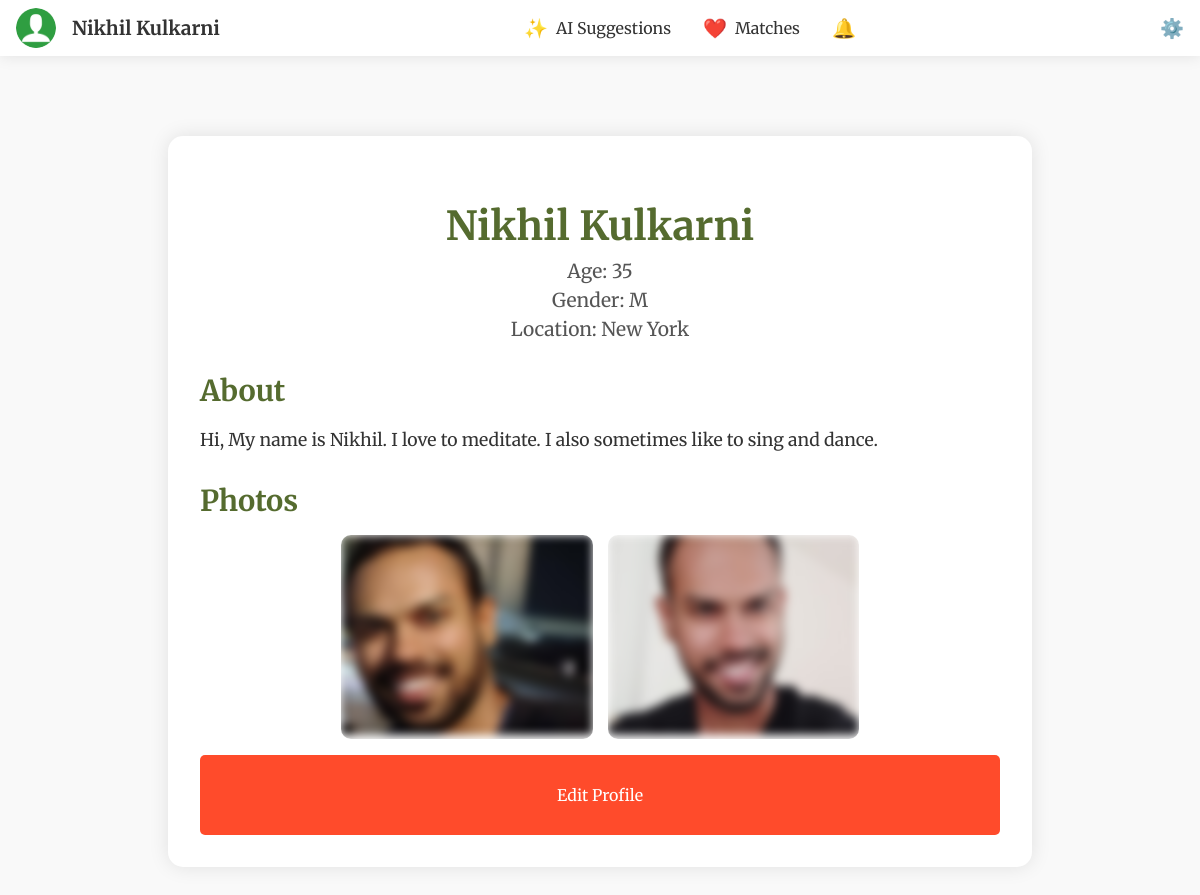
The app's page /view_profile/2 (signed in), older data.
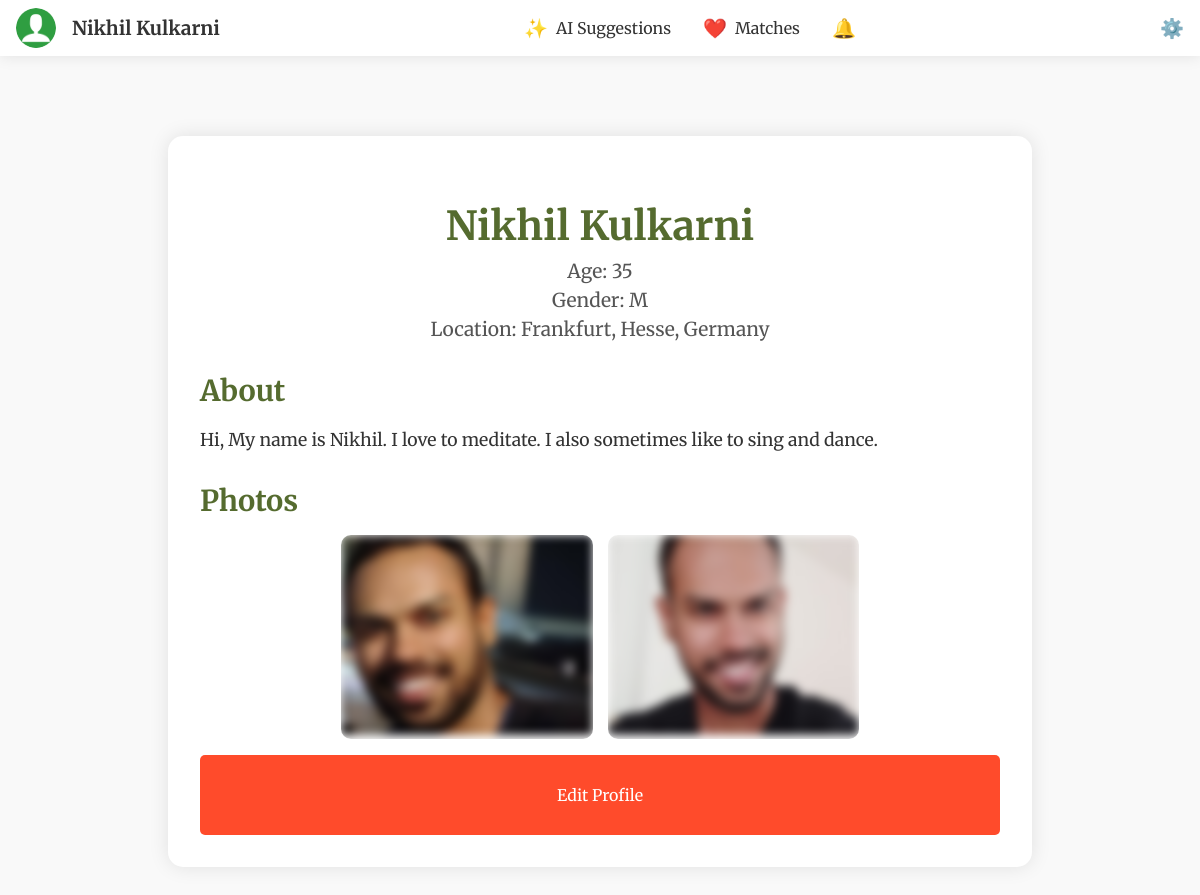
The same page, newer data.
### tables this page shows
CREATE TABLE "users" (
	"id"	INTEGER,
	"username"	TEXT NOT NULL UNIQUE,
	"password"	TEXT NOT NULL,
	"about"	TEXT,
	"name"	TEXT,
	"age"	INTEGER,
	"gender"	TEXT,
	"looking_for"	TEXT,
	"location"	TEXT,
	"latitude"	REAL,
	"longitude"	REAL,
	"email"	TEXT,
	"tel"	TEXT,
	"instagram"	TEXT,
	"telegram"	TEXT,
	PRIMARY KEY("id" AUTOINCREMENT)
);

CREATE TABLE "photos" (
	"id"	INTEGER,
	"user_id"	INTEGER,
	"filename"	TEXT,
	PRIMARY KEY("id" AUTOINCREMENT)
);

### app.py (the view)
@app.route('/view_profile/<int:user_id>', methods=['GET', 'POST'])
def view_profile(user_id):
    if 'user_id' not in session:
        return redirect(url_for('login'))
    current_user_id = session['user_id']
    conn = get_db_connection()
    user = conn.execute('SELECT * FROM users WHERE id = ?', (user_id,)).fetchone()
    user_photos = conn.execute('SELECT filename FROM photos WHERE user_id = ?', (user_id,)).fetchall()
    photo_reveal = conn.execute('SELECT status FROM photo_reveals WHERE requester_id = ? AND requestee_id = ?',
                                (current_user_id, user_id)).fetchone()
    photo_reveal_status = photo_reveal['status'] if photo_reveal else 'none'
    contact_share = conn.execute('SELECT status FROM contact_shares WHERE requester_id = ? AND requestee_id = ?',
                                (current_user_id, user_id)).fetchone()
    contact_share_status = contact_share['status'] if contact_share else 'none'
    conn.close()
    return render_template('view_profile.html', user_id=user_id, user_name=user['name'], user_age=user['age'], user_gender=user['gender'],
                           user_location=user['location'], user_about=user['about'], user_email=user['email'] or '',
                           user_tel=user['tel'] or '', user_instagram=user['instagram'] or '', user_telegram=user['telegram'] or '',
                           user_photos=user_photos, photo_reveal_status=photo_reveal_status, contact_share_status=contact_share_status)

### app.py (called while the page is built)
def get_db_connection():
    retries = 5
    while retries > 0:
        try:
            conn = sqlite3.connect(users_table, check_same_thread=False)
            conn.row_factory = sqlite3.Row
            return conn
        except sqlite3.OperationalError as e:
            if 'database is locked' in str(e):
                time.sleep(1)
                retries -= 1
            else:
                raise e
    raise Exception("Database is locked for too long, giving up.")

@app.context_processor
def inject_user():
    return dict(user=g.user, matches=g.matches, saved_profiles=g.saved_profiles,notification_count = g.notification_count)

### templates/view_profile.html (shortened to what this page needs)
{% extends "base.html" %}
{% block content %}
<div class="profile-container">
    <div class="profile-header">
        <h2>{{ user_name }}</h2>
        <p>Age: {{ user_age }}</p>
        <p>Gender: {{ user_gender }}</p>
        <p>Location: {{ user_location }}</p>
    </div>
    <div class="profile-content">
        <h3>About</h3>
        <p>{{ user_about }}</p>
        {% if user_photos %}
        <h3>Photos</h3>
        <div class="photo-gallery">
            {% for photo in user_photos %}
            <div class="photo-container">
                <img src="{{ url_for('static', filename='uploads/' ~ photo['filename']) }}" alt="User Photo"
                    class="user-photo"
                    style="{% if photo_reveal_status != 'accepted' %}filter: blur(5px);{% endif %}">
            </div>
            {% endfor %}
        </div>
        {% endif %}
    </div>
    {% if g.user['name'] != user_name and photo_reveal_status != 'accepted' and contact_share_status != 'accepted' %}
    <div class="fixed-action-buttons">
        <button id="superlike-button" class="action-button superlike">⭐</button>
        {% if photo_reveal_status != 'pending' and contact_share_status != 'pending' %}
        <button id="like-button1" class="action-button like">❤️1</button>
        {% endif %}
        {% if photo_reveal_status != 'none' and contact_share_status != 'pending' %}
        <button id="like-button2" class="action-button like">💜2</button>
        {% endif %}
        <button id="dislike-button" class="action-button dislike">Next</button>
    </div>
    {% else %}
    <div class="edit-profile-button">
        <a href="/profile" class="action-button">Edit Profile</a>
    </div>
    {% endif %}
</div>
{% endblock %}

### templates/base.html (shortened to what this page needs)
<!DOCTYPE html>
<html lang="en">
<head>
    <link rel="stylesheet" href="{{ url_for('static', filename='css/styles.css') }}">
</head>
<body>
    <div class="header">
        <div class="left" onclick="location.href='/view_profile/{{ user.id }}'">
            <img src="{{ url_for('static', filename='uploads/' ~ user.photo) if user.photo else url_for('static', filename='placeholder.png') }}" alt="User Photo">
            <span class="user-name">{{ user.name }}</span>
        </div>
        <div class="center">
            <a href="/ai_suggestions">
                <span class="icon">✨</span>
                <span>AI Suggestions</span>
            </a>
            <a href="/matches">
                <span class="icon">❤️</span>
                <span>Matches</span>
            </a>
            <a href="/notifications">
                <span class="icon">🔔</span>
            </a>
        </div>
        <div class="right">
            <a href="/settings">
                <span class="icon">⚙️</span>
            </a>
        </div>
    </div>
    <div class="content">
        {% block content %}
        {% endblock %}
    </div>
</body>
</html>

### static/css/styles.css (style rules this page uses)
body { font-family: Arial, sans-serif; background-color: #f0f4f3; color: #2f4f4f; margin: 0; padding: 0; }
h1, h2, h3 { color: #556b2f; }
a { color: #6b8e23; text-decoration: none; }

### templates/base.html (style rules this page uses)
body { font-family: 'Merriweather', serif; margin: 0; padding: 0; background-color: #f9f9f9; color: #333; display: flex; flex-direction: column; min-height: 100vh; }
.header { display: flex; justify-content: space-between; align-items: center; padding: 0.5rem 1rem; background-color: #fff; box-shadow: 0 0 15px rgba(0, 0, 0, 0.1); position: sticky; top: 0; z-index: 1000; }
.header .left { display: flex; align-items: center; cursor: pointer; }
.header .left img { border-radius: 50%; width: 40px; height: 40px; margin-right: 1rem; }
.header .left .user-name { font-size: 1.2rem; font-weight: bold; }
.header .center { display: flex; gap: 2rem; }
.header .center a { text-decoration: none; color: #333; font-size: 1rem; display: flex; align-items: center; gap: 0.5rem; }
.header .center a .icon { font-size: 1.2rem; }
.header .right { display: flex; align-items: center; gap: 1rem; }
.header .right a { text-decoration: none; color: #333; font-size: 1.2rem; }
.content { flex: 1; padding: 2rem; }

### templates/view_profile.html (style rules this page uses)
body { font-family: 'Merriweather', serif; background-color: #f9f9f9; color: #333; }
.profile-container { max-width: 800px; margin: 3rem auto; padding: 2rem; background-color: #fff; border-radius: 15px; box-shadow: 0 0 20px rgba(0, 0, 0, 0.1); text-align: left; }
.profile-header { text-align: center; margin-bottom: 2rem; }
.profile-header h2 { font-size: 2.5rem; margin-bottom: 0.5rem; }
.profile-header p { margin: 0.3rem 0; font-size: 1.2rem; color: #555; }
.profile-content h3 { font-size: 1.8rem; margin-bottom: 1rem; }
.profile-content p { font-size: 1.1rem; line-height: 1.6; }
.photo-gallery { display: flex; flex-wrap: wrap; justify-content: center; gap: 15px; margin-top: 1rem; }
.photo-container { position: relative; flex: 0 0 calc(33.333% - 15px); border-radius: 10px; overflow: hidden; }
.user-photo { width: 100%; height: 200px; object-fit: cover; }
.action-button { background-color: #ff4b2b; color: white; border: none; border-radius: 50%; padding: 15px; cursor: pointer; font-size: 1.5rem; transition: background-color 0.3s ease; width: 60px; height: 60px; display: flex; align-items: center; justify-content: center; }
.edit-profile-button { text-align: center; margin-top: 1rem; }
.edit-profile-button .action-button { width: auto; padding: 10px 20px; border-radius: 5px; font-size: 1rem; }

Row changes from the older to the newer data that the page shows:
changed users "Nikhil Kulkarni": location "New York" → "Frankfurt, Hesse, Germany"
